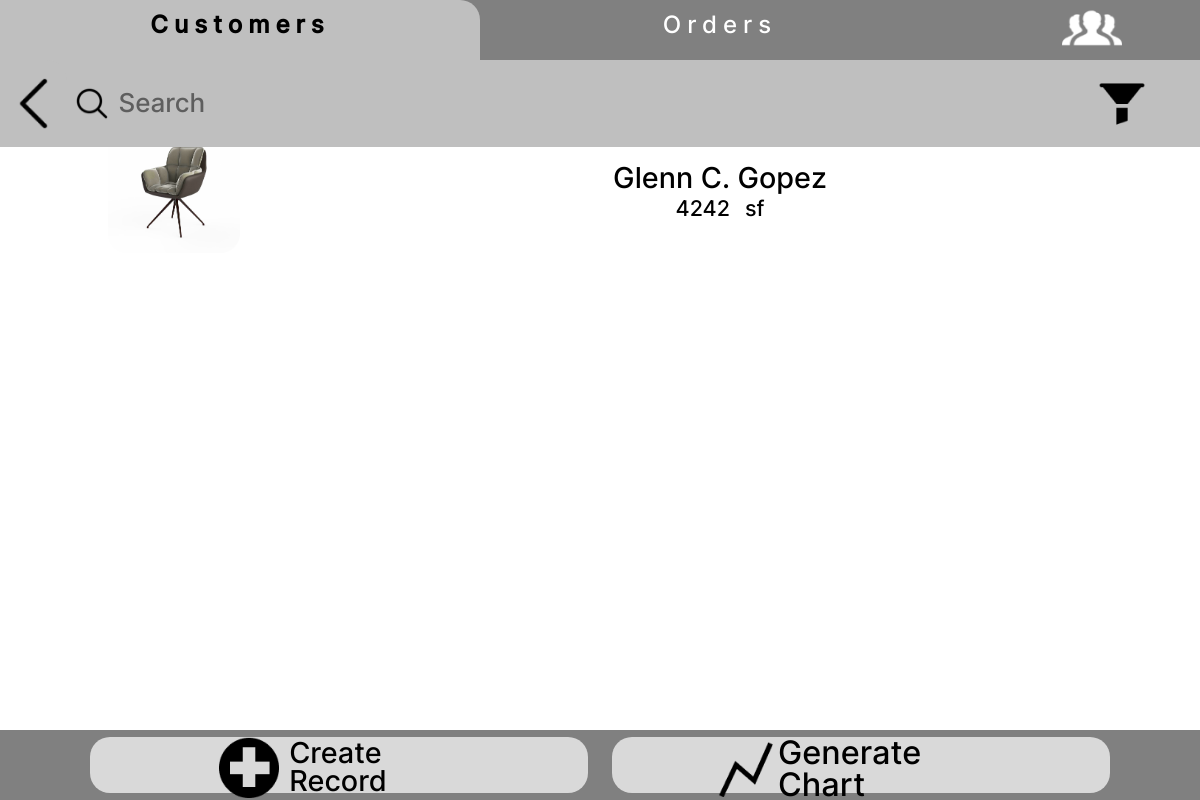
/UT-admin.php (signed in), run on the app's committed database.
### tables this page shows
CREATE TABLE `customers` (
  `CUST_NUM` int(100) NOT NULL,
  `LAST_NAME` varchar(100) NOT NULL,
  `FIRST_NAME` varchar(100) NOT NULL,
  `MIDDLE_NAME` varchar(100) NOT NULL,
  `BIRTHDAY` date NOT NULL,
  `COMPANY` varchar(100) NOT NULL,
  `COMPANY_LOCATION` varchar(100) NOT NULL,
  `PHONE` varchar(15) NOT NULL,
  `EMAIL` varchar(100) NOT NULL,
  `RESIDENT_LOCATION` varchar(100) NOT NULL,
  `MODE_OF_PAY` varchar(20) NOT NULL,
  `ADD_INFO` varchar(200) NOT NULL,
  `IMG` varchar(100) NOT NULL
);

### UT-admin.php (the view, shortened to what this page needs)
<html lang="en">
<head>
    <link rel="stylesheet" href="UT-admin.css">
    <link rel="stylesheet" href="https://cdnjs.cloudflare.com/ajax/libs/font-awesome/4.7.0/css/font-awesome.min.css">
</head>
<body>
    <nav class="site-nav grid">
            <a href="UT-admin.php">Customers</a>
            <a href="UT-adminorders.php">Orders</a>
            <div class="users-grid">
            <a href="UT-adminview.php" class="users"><img src="assets\img\wUsers.png"></a>
            </div>
            <div class="search-bar">
                <div class="back-type">
                    <a href="login.php"><img src="assets/img/Back.png" alt=""></a>
                    <button class="custom-button-search" type="submit"><img src="assets/img/Search.png" alt="Search icon"></button>
                <form action="" method="POST">
                    <input type="text" name="id" id="search" placeholder="Search">
                </form>
                </div>
                <div class="filter-container">
                <img src="assets/img/filter.png" alt="Filter" class="filter-button" onclick="toggleSortOptions()">
            </div>
        </div>
    </nav>
    <?php
        require 'connectDB.php';
        $conn = new mysqli($servername, $username, $password, $database);
        $sql = "SELECT * FROM customers";
        $result = $conn->query($sql);
        if ($result->num_rows > 0) {
            echo '<div class="card-block">';
            while ($row = $result->fetch_assoc()) {
                echo '<a class="create-button" href="UT-customer.php?cust=' . urlencode($row["CUST_NUM"]) . '">
                    <div class="card grid">
                        <img src="assets/customer_img/' . $row["IMG"] . '" alt="">
                        <div class="details">
                            <div class="name">
                                <p>' . $row["FIRST_NAME"] . ' ' . substr($row["MIDDLE_NAME"], 0, 1) . '.' . ' ' . $row["LAST_NAME"] . '</p>
                            </div>
                            <div class="num-busloc">
                                <p>' . $row["PHONE"] . '</p>
                                <p>' . $row["COMPANY_LOCATION"] . '</p>
                            </div>
                        </div>
                    </div>
                </a>';
            }
            echo '</div>';
        } else {
            echo "No results found.";
        }
    ?>
    <div class="card-block">
</div>
<div class="create-gen grid">
    <div class="create-record">
            <a class="create-button" href="UT-create.php">
                <img src="assets/img/Create.png" alt="">
                <p>Create <br>Record</p>
            </a>
    </div>
    <div class="generate-chart">
        <a class="generate-button" href="UT-adminGenChart.php">
            <img src="assets/img/generate.png" alt="">
            <p>Generate <br>Chart</p>
        </a>
    </div>
</div>
</body>
</html>

### UT-admin.css (style rules this page uses)
:root { --primary: #000000; --secondary: #FFFFFF; --button_color: #d9d9d9; --nav_grayed: #808080; --nav_selected: #bfbfbf; --table_text: #404040; }
body,p,a,ul,li,h1 { margin: 0; padding: 0; text-decoration: none; }
body { background-color: var(--secondary); overflow-x: hidden; font-family: 'Inter Medium'; padding-top: 118.95px; }
form #search { border: none; }
p,a,::placeholder { color: #000000; font-size: 1.2em; font-family: "Inter Medium"; }
.grid { display: grid; grid-template-columns: repeat(10, 1fr); }
.site-nav { width: 100%; background: var(--nav_grayed); letter-spacing: 0.3em; position: fixed; border-radius: 0px 0px 0px 0px; top: 0px; }
.site-nav a:nth-child(1) { padding: 10px 0px; grid-column: 1/5; grid-row: 1; text-align: center; background: var(--nav_selected); border-radius: 0px 20px 0px 0px; font-weight: bold; }
.site-nav a:nth-child(2) { padding: 10px 0px; grid-column: 5/9; grid-row: 1; text-align: center; background: var(--nav_grayed); color: #FFFFFF; }
.users img { display:grid; grid-column: 10/ 10; grid-row:1; width: 90%; max-width: 2.5em; margin: auto auto; max-height: 90%; padding-left:1em; }
.site-nav a.users { grid-column: 6/ 10; grid-row:1; background: var(--nav_grayed); }
.users-grid { grid-column: 9 / 11; grid-row:1; border-radius: 20px 20px 0px 0px; }
.site-nav .search-bar { grid-column: 1/11; grid-row: 2; display: grid; grid-template-columns: repeat(10, 1fr); background: var(--nav_selected); }
.site-nav .search-bar .back-type { display:inline-flex; align-items: flex-start; grid-column: 1/10; grid-row: 1; }
.site-nav .search-bar .back-type form { width: 100%; height: 100%; background: var(--nav_selected); }
.site-nav .search-bar .back-type form #search { width: 90%; height: 100%; background: var(--nav_selected); font-size: 1.3em; }
.site-nav .search-bar .back-type form #search::placeholder { opacity: 50%; font-size: 1em; margin: 10px; }
.site-nav .search-bar .back-type img { width: 2.8em; height: 2.8em; margin: auto auto; }
.custom-button-search { background-color:#bfbfbf; border:none; width: 3.8em; height: 3.8em; margin: auto auto; }
.filter-container { position: relative; display: inline-block; }
.filter-button { background: none; border: none; padding: 0; cursor: pointer; width: 2.8em; height: 2.8em; margin: auto .7em; margin-top:.8em; }
.card { height: 6em; }
.card img { border-radius: 20px; grid-column: 1/3; width: 80%; max-width: 5.5em; margin: auto 0; justify-self: end; max-height: 90%; }
.card .details { display: grid; grid-column: 3/11; width: 100%; height: 100%; }
.card .details .name { display: grid; }
.card .details .name p { width: 90%; text-align: center; margin: 0 auto; align-self: flex-end; }
.card .details .num-busloc { display:inline-flex; align-content: center; margin: 0 auto; }
.card .details .num-busloc p { font-size: 0.9em; }
.card .details .num-busloc p:nth-child(1) { margin-right: 15px; }
.card-block { padding-bottom: 70px; }
.create-gen { width: 100%; height: 8%; min-height: 70px; background: var(--nav_grayed); position: fixed; bottom: 0; }
.create-gen .create-record { display: grid; grid-column: 1/6; }
.create-gen .create-record .create-button { display: grid; grid-template-columns: repeat(5, 1fr); text-align: center; width: 83%; height: 80%; border-radius: 20px; background: var(--button_color); justify-self: right; margin: auto 0.5em auto auto; }
.create-gen .create-record .create-button img { display: inline-block; grid-column: 1/3; width: 2.5em; margin: auto 0; justify-self: right; padding-right: 10px; }
.create-gen .create-record .create-button p { grid-column: 3/6; margin: auto 0; text-align: left; font-size: 1.2em; line-height: 1em; }
.create-gen .generate-chart { display: grid; grid-column: 6/11; }
.create-gen .generate-chart .generate-button { display: grid; grid-template-columns: repeat(6, 1fr); text-align: center; width: 83%; height: 80%; border-radius: 20px; background: var(--button_color); justify-self: left; margin: auto auto auto .5em; }
.create-gen .generate-chart .generate-button img { display: inline-block; grid-column: 1/3; width: 2.3em; margin: auto 0; justify-self: right; padding-right: 5px; }
.create-gen .generate-chart .generate-button p { grid-column: 3/7; margin: auto 0; text-align: left; font-size: 1.35em; line-height: 1em; }
@media screen and (min-width: 960px) { body { font-size: 18px; } }
@media screen and (min-width: 1200px) { body { font-size: 20px; } }

### data on the page
customers: IMG (picture), FIRST_NAME "Glenn", MIDDLE_NAME "C", LAST_NAME "Gopez", PHONE "4242", COMPANY_LOCATION "sf"
